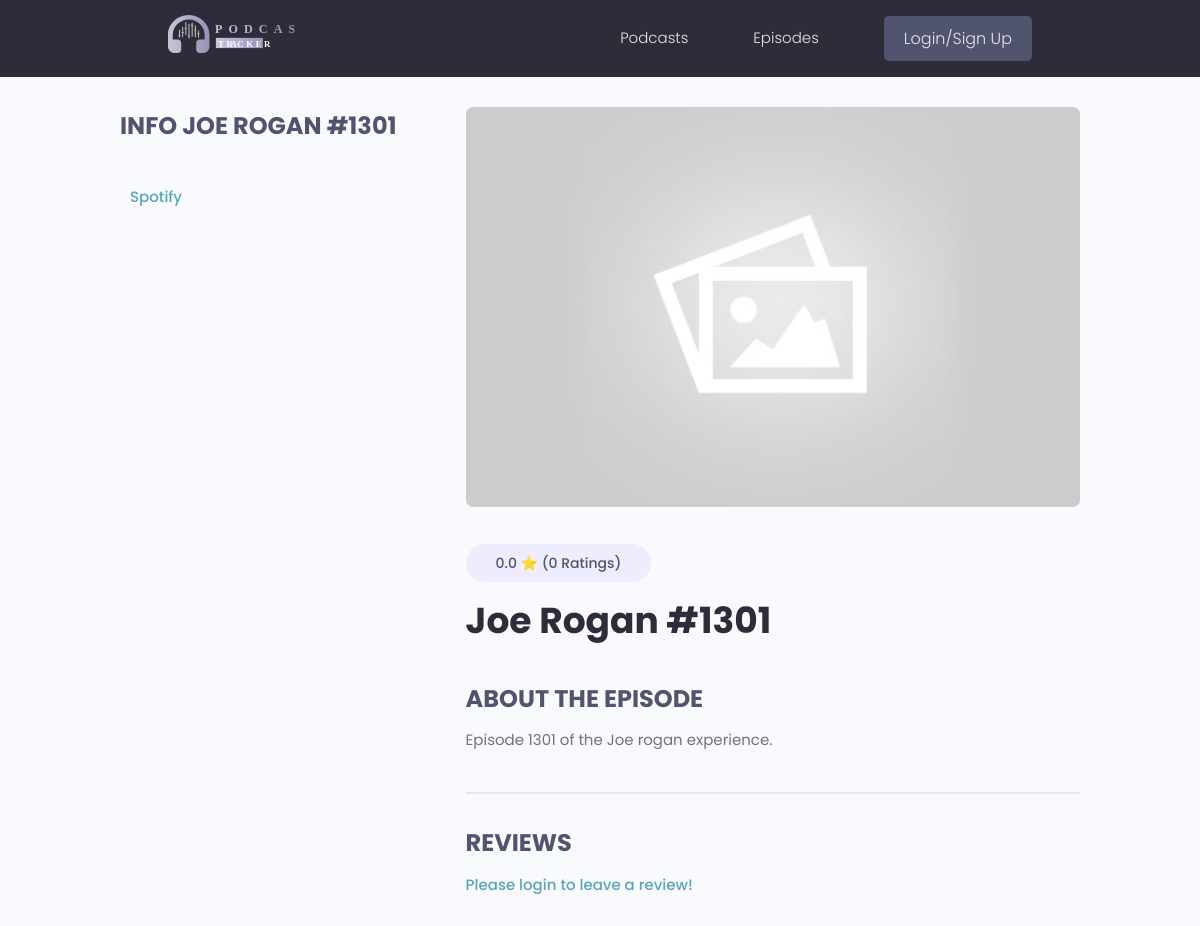
The page /episode/d4891d15-72a9-4bb5-a768-93610efe8ce2/ on the database as committed earlier.
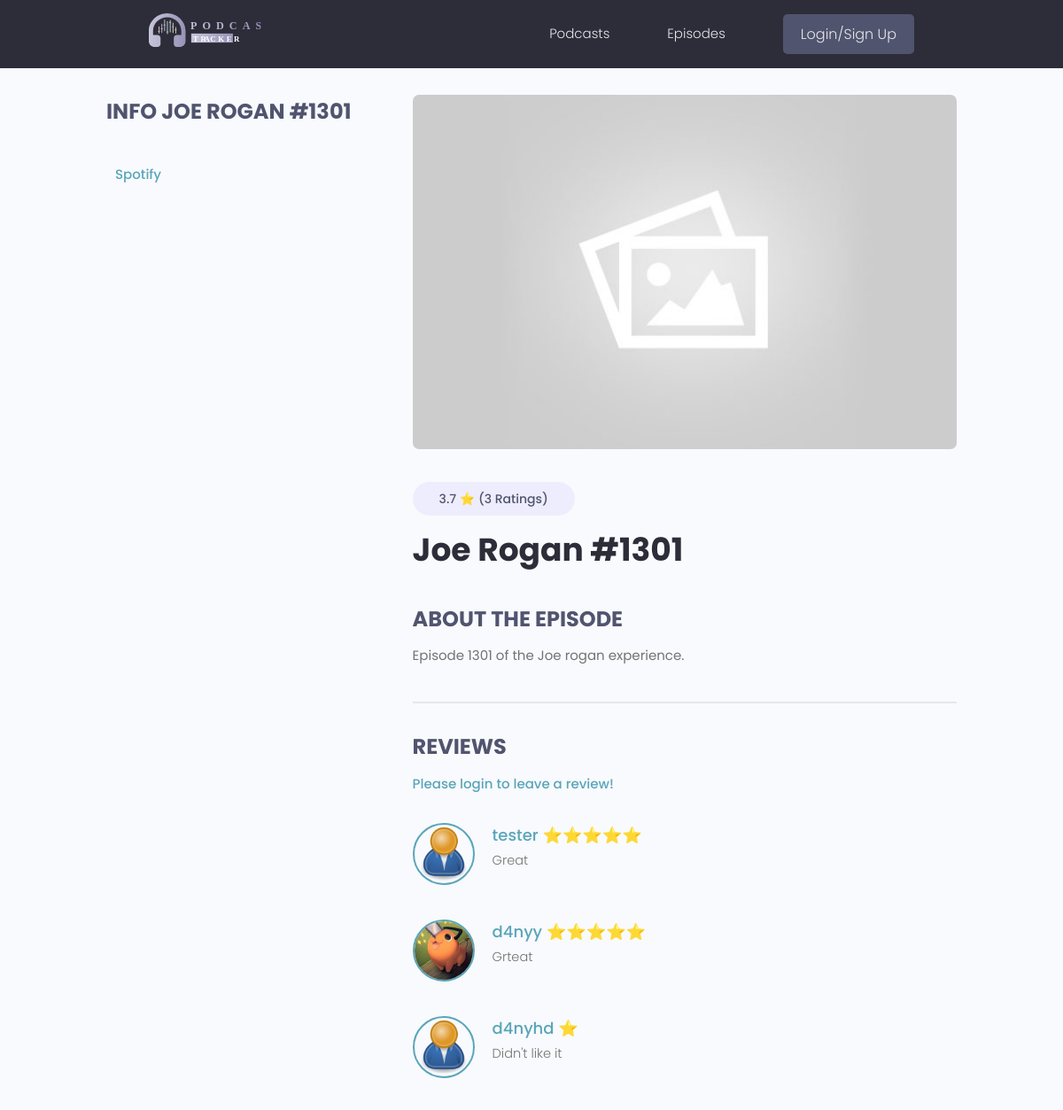
The same page on the database as committed later.
### podcasts/models.py (models this page shows, shortened)
class Episode(models.Model):
    title = models.CharField(max_length=400)
    description = models.TextField(null=True, blank=True)
    spotifyid = models.CharField(max_length=200,null=True, blank=True)
    spotifyurl = models.CharField(max_length=2048,null=True, blank=True)
    spotifyimg = models.CharField(max_length=2048,null=True, blank=True)
    release_date = models.CharField(max_length=30)
    featured_image=models.ImageField(null=True,blank=True, default="default.jpg")
    created = models.DateTimeField(auto_now_add=True)
    vote_total=models.IntegerField(default=0, null=True,blank=True)
    vote_ratio=models.FloatField(default=0, null=True,blank=True)
    id = models.UUIDField(default=uuid.uuid4, unique=True, primary_key=True, editable=False)
    podcast = models.ForeignKey('Podcast', null=True, blank=True, on_delete=models.CASCADE, related_name='episodes')
    class Meta:
        ordering = ['-created']
    @property
    def reviewers(self):
        queryset = self.reviewsEpisode.all().values_list('owner__id',flat=True)
        return queryset

class ReviewEpisode(models.Model):
    RATING_CHOICES = [
        (1, '1 Star'),
        (2, '2 Stars'),
        (3, '3 Stars'),
        (4, '4 Stars'),
        (5, '5 Stars'),
    ]
    owner = models.ForeignKey(Profile, on_delete=models.CASCADE, null=True,blank=True)
    episode = models.ForeignKey(Episode, on_delete=models.CASCADE, related_name='reviewsEpisode')
    value = models.IntegerField(choices=RATING_CHOICES)
    body = models.TextField(null=True, blank=True)
    created = models.DateTimeField(auto_now_add=True)
    id = models.UUIDField(default=uuid.uuid4, unique=True, primary_key=True, editable=False)
    class Meta:
        unique_together=[['owner','episode']]

### users/models.py (models this page shows, shortened)
class Profile(models.Model):
    user = models.OneToOneField(User, on_delete=models.CASCADE, null=True, blank=True)
    name = models.CharField(max_length=200, blank=True, null=True)
    email = models.EmailField(max_length=500,blank=True,null=True)
    username = models.CharField(max_length=200, blank=True, null=True)
    profile_image = models.ImageField(null=True, blank=True, upload_to="profiles/", default="profiles/user-default.png")
    created = models.DateTimeField(auto_now_add=True)
    id = models.UUIDField(default=uuid.uuid4, unique=True, primary_key=True, editable=False)

### podcasts/views.py (the view, shortened to what this page needs)
# urls.py: path("episode/<str:pk>/", views.episode, name="episode"),
def episode(request, pk):
    episodeObj= Episode.objects.get(id=pk)
    form = ReviewForm2()
    reviews= ReviewEpisode.objects.filter(episode=episodeObj)
    return render(request, "podcasts/single-episode.html", {'episode':episodeObj,'reviews':reviews,'form':form})

### podcasts/templates/podcasts/single-episode.html (shortened to what this page needs)
{% extends "main.html" %}
{% block content %}
  <main class="singleProject my-md">
    <div class="container">
      <div class="layout">
        <div class="column column--1of3">
          <h3 class="singleProject__subtitle">Info {{episode.title}}</h3>
          <a class="singleProject__liveLink" href="#" target="_blank">Spotify
          </a>
        </div>
        <div class="column column--2of3">
            <img class="singleProject__preview" src="{{ episode.featured_image.url }}" alt="portfolio thumbnail" />
            <span class="tag tag--pill tag--sub tag--lg">
              <small>{{ episode.vote_ratio|floatformat:1 }} ⭐ ({{episode.vote_total}} Rating{{episode.vote_total|pluralize:"s"}})</small>
            </span>
            <h2 class="singleProject__title">{{episode.title}}</h2>
            <h3 class="singleProject__subtitle">About the episode</h3>
            <div class="singleProject__info">
              {{episode.description}}
            </div>
            <div class="comments">
              <h3 class="singleProject__subtitle">Reviews</h3>
              {% if request.user.profile.id in episode.reviewers %}
                {% else %}
                <a href="{% url 'login' %}?next={{request.path}}">Please login to leave a review!</a>
                {% endif %}
              <div class="commentList">
                {% for review in reviews %}
                <div class="comment">
                  <a>
                    <img class="avatar avatar--md"
                      src="{{review.owner.profile_image.url}}" alt="user" />
                  </a>
                  <div class="comment__details">
                    {% if review.value == 1 %}
                    <a class="comment__author">{{review.owner.username}} ⭐</a>
                    {% elif review.value == 2 %}
                    <a class="comment__author">{{review.owner.username}} ⭐⭐</a>
                    {% elif review.value == 3 %}
                    <a class="comment__author">{{review.owner.username}} ⭐⭐⭐</a>
                    {% elif review.value == 4 %}
                    <a class="comment__author">{{review.owner.username}} ⭐⭐⭐⭐</a>
                    {% elif review.value == 5 %}
                    <a class="comment__author">{{review.owner.username}} ⭐⭐⭐⭐⭐</a>
                    {% endif %}
                    <p class="comment__info">  {{review.body}} </p>
                  </div>
                </div>
                  {% endfor %}
                </div>
              </div>
            </div>
          </div>
        </div>
    </main>
  </body>
{% endblock content %}

Rows that differ between the two databases and show on the page:
changed Episode "Joe Rogan #1301": vote_ratio "0.0" → "3.7"; vote_total "0" → "3"
added ReviewEpisode: owner.profile_image (placeholder picture), owner.username "tester", body "Great"
added ReviewEpisode: owner.profile_image (picture), owner.username "d4nyy", body "Grteat"
added ReviewEpisode: owner.profile_image (placeholder picture), owner.username "d4nyhd", body "Didn't like it"
